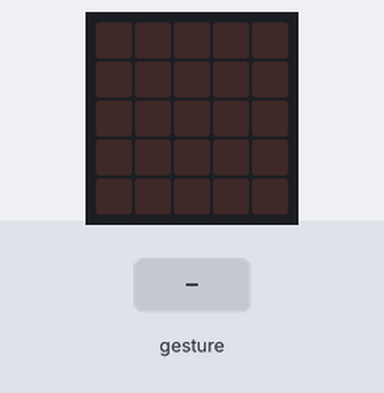
Simulated run of this program. Board: BBC micro:bit (MakeCode). Parts: the board's 5×5 LED display. Inputs (shaded band) come from the test bench. Random numbers come from a fixed seed; a tilt is held for 1.5 s and a shake lasts 1 s, then the board lies face up again.

Above: at 1.2 s.
1.3 s: gesture 'shake'
At 2.1 s:
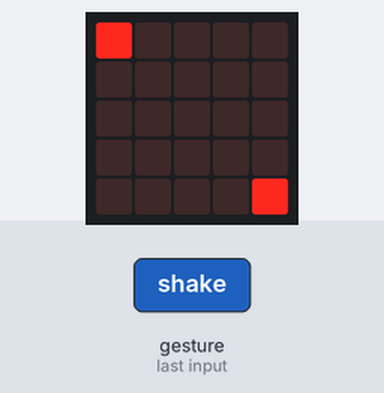
3.0 s: gesture 'shake'
At 4.4 s:
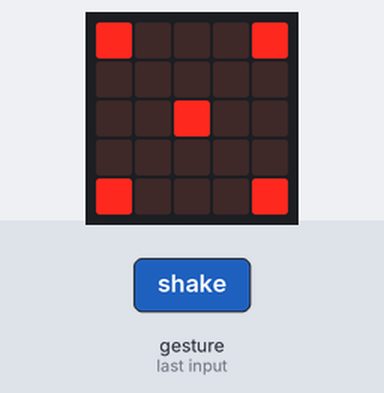
4.7 s: gesture 'shake'
At 5.9 s:
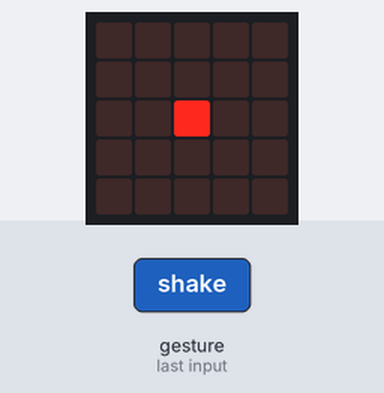
6.4 s: gesture 'shake'
At 7.2 s:
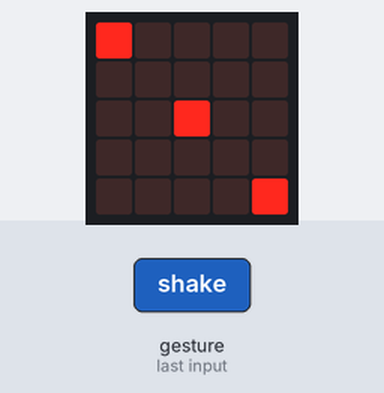
Timing chart, 0 to 9.1 s (numbered marks = the images above; inputs shaded):
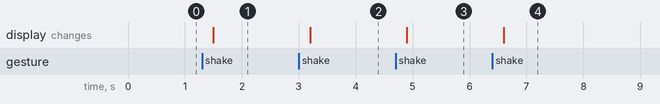

The program:

main.ts
```typescript
let dado = 0
input.onGesture(Gesture.Shake, function () {
    dado = randint(1, 6)
    if (dado == 1) {
        basic.showLeds(`
            . . . . .
            . . . . .
            . . # . .
            . . . . .
            . . . . .
            `)
    } else if (dado == 2) {
        basic.showLeds(`
            # . . . .
            . . . . .
            . . . . .
            . . . . .
            . . . . #
            `)
    } else if (dado == 3) {
        basic.showLeds(`
            # . . . .
            . . . . .
            . . # . .
            . . . . .
            . . . . #
            `)
    } else if (dado == 4) {
        basic.showLeds(`
            # . . . #
            . . . . .
            . . . . .
            . . . . .
            # . . . #
            `)
    } else if (dado == 5) {
        basic.showLeds(`
            # . . . #
            . . . . .
            . . # . .
            . . . . .
            # . . . #
            `)
    } else if (dado == 6) {
        basic.showLeds(`
            # . # . #
            . . . . .
            . . . . .
            . . . . .
            # . # . #
            `)
    }
})
basic.forever(function () {

})
```

test.ts
```typescript
// testes vão aqui; isto não será compilado quando este pacote for usado como uma extensão.
```

Measured:
- after the input at 1.3 s, the display: changes after 0.20 s (image 1)
- after the input at 3.0 s, the display: changes after 0.20 s (image 2)
- after the input at 4.7 s, the display: changes after 0.20 s (image 3)
- after the input at 6.4 s, the display: changes after 0.20 s (image 4)
